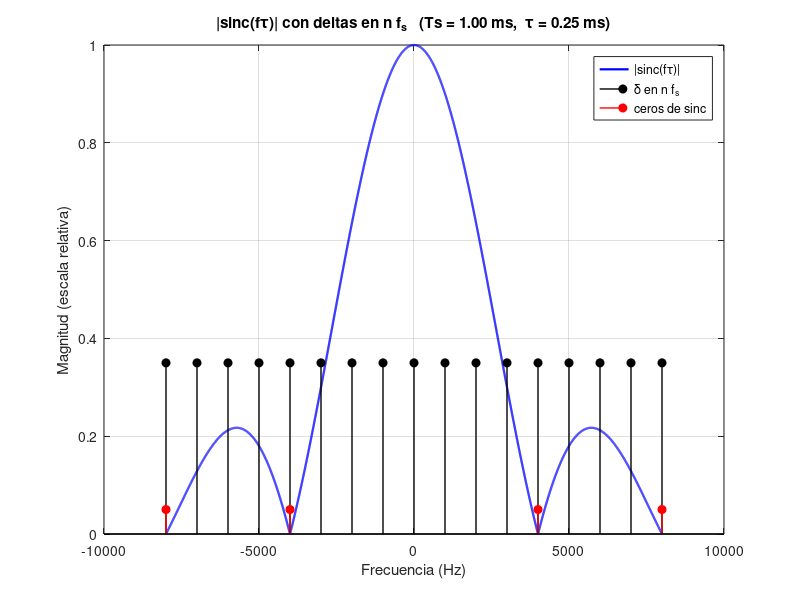

Write the MATLAB code that produced this figure.
%% sinc(f*tau) en Hz + ceros (rojo) + "deltas" en múltiplos de fs
clear; close all; clc;

%% ======================
% PARÁMETROS (CAMBIA SOLO ESTO)
% ======================
Ts  = 1e-3;          % periodo de muestreo (s)
tau = Ts/4;         % ancho del pulso (s)  <-- prueba Ts/3, Ts/4, etc.

%% ======================
% DERIVADOS
% ======================
fs = 1/Ts;           % frecuencia de muestreo (Hz)

%% ======================
% EJE DE FRECUENCIA (Hz)
% ======================
fMax = 8000;                          % Hz (ajusta si cambias Ts)
f = linspace(-fMax, fMax, 4001);

%% ======================
% SINC CONTINUA
% MATLAB: sinc(x)=sin(pi*x)/(pi*x)
% ======================
S = abs( sinc(f * tau) );

%% ======================
% CEROS DE LA SINC: f = k/tau
% ======================
kMax = floor(fMax * tau);
k = 1:kMax;
fZeros = k / tau;

%% ======================
% "DELTAS" EN MÚLTIPLOS DE fs: f = n*fs
% ======================
nMax = floor(fMax / fs);
n = -nMax:nMax;
fDeltas = n * fs;

% Altura visual de los deltas (solo para dibujar)
deltaHeight = 0.35;

%% ======================
% GRÁFICA
% ======================
figure;

% sinc continua
plot(f, S, 'b', 'LineWidth', 1.6); grid on; hold on;

% deltas (peine) en múltiplos de fs
stem(fDeltas, deltaHeight*ones(size(fDeltas)), 'k', 'filled', 'LineWidth', 1.0);

% ceros de la sinc (rojo)
stem([fZeros, -fZeros], 0.05*ones(1, 2*numel(fZeros)), 'r', 'filled', 'LineWidth', 1.0);

xlabel('Frecuencia (Hz)');
ylabel('Magnitud (escala relativa)');
title(sprintf('|sinc(f\\tau)| con deltas en n f_s   (Ts = %.2f ms,  \\tau = %.2f ms)', ...
               Ts*1e3, tau*1e3));

legend('|sinc(f\tau)|','\delta en n f_s','ceros de sinc','Location','best');

%% ======================
% TEXTO CLAVE
% ======================
fprintf('Ts = %.3g s  -> fs = %.0f Hz\n', Ts, fs);
fprintf('tau = %.3g s  -> ceros en f = k/tau = %.0f, %.0f, ... Hz\n', ...
        tau, 1/tau, 2/tau);
fprintf('Deltas dibujadas en f = n*fs dentro de ±%.0f Hz.\n', fMax);
